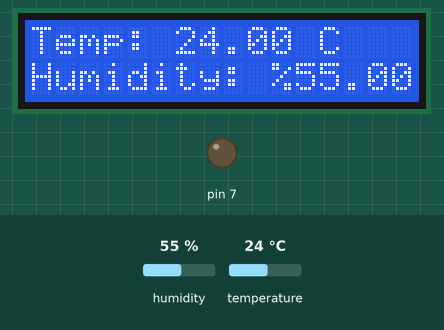
The sketch below on a simulated Arduino Uno, built with avr-gcc and run on an emulated ATmega328P. On the bench: 16×2 character LCD, output pins drawn as LEDs (lit = HIGH). The inputs (shaded band) are chosen by the test bench; at power-on: humidity 55 %, temperature 24 °C.

Above: at 2.2 s.
2.3 s: humidity set to 51 %
At 5.1 s:
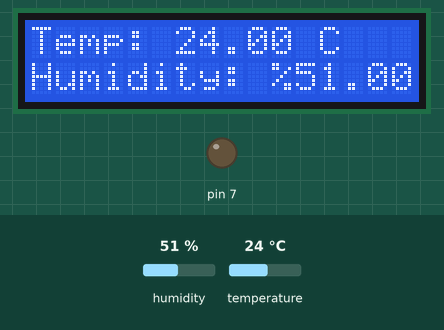
6.2 s: humidity set to 48 %
At 11.0 s:
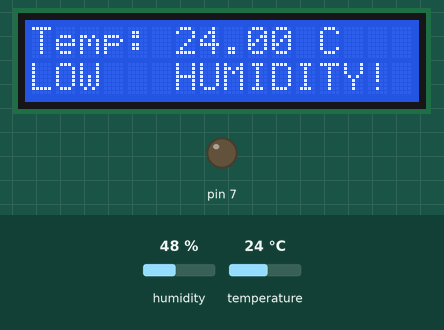
13.9 s: temperature set to 12 °C
At 20.1 s:
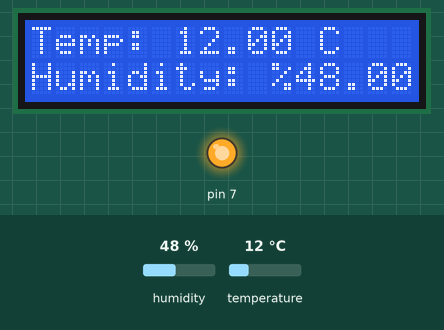
20.8 s: temperature set to 19 °C
At 28.8 s:
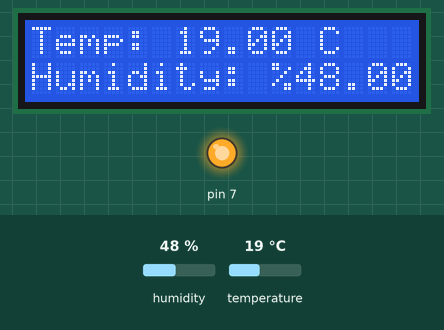
Timing chart, 0 to 29.5 s (numbered marks = the images above; inputs shaded):
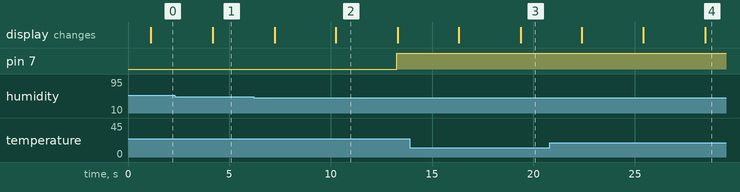

Measured:
- the behaviour switches between 50 and 49 % on humidity (found by bisection; images 1 and 2)
- after the input at 2.3 s, the display: changes after 1.9 s (image 1)
- after the input at 6.2 s, pin 7: LOW → HIGH after 7.1 s; the display: first changes after 1.0 s (image 2 shows a later state)
- after the input at 13.9 s, the display: first differs from a run without the input after 5.5 s (image 3)
- what the display in image 2 shows lasts 3.0 s, from 10.3 s to 13.3 s

The sketch:

ARDUINO_thermometer.ino
```cpp
/*
CODES OF PORTABLE TEMPERATURE AND HUMIDITY METER
KIVILCIM YILMAZ
*/
#include <FaBoLCD_PCF8574.h> //lcd çalışması için gerekli library
#include <Wire.h> /*Arduino'nun I2C özelliği kullanılıyor bu nedenle bu library gerekli*/

#include <DHT.h>
// toplamda 3 tane kütüphane kullanıldı
//kullanılacak sensör ve ekranın tanımlanması gerekiyor
#define DHTPIN 2 //sıcaklık sensörü 2 numaralı pine takıldı
#define DHTTYPE DHT11 //benim kullandığım DHT tipi 11 başka tipler de bulunduğundan bunu belirttim

DHT dht(DHTPIN, DHTTYPE); //DHT isminde belirtilen pin ve modele sahip bir obje oluşturdum

FaBoLCD_PCF8574 lcd; //lcd ekran tanımlandı


void setup() {
  pinMode(7,OUTPUT);

  lcd.begin(16,2); //lcd 16 satır 2 sütundan oluşuyor bu satırda lcd başlatıldı
  lcd.print("   THERMOMETER");
  delay(1000); /* 1000 milisaniye boyunca bu yazı ekranda okunacak*/
  dht.begin(); //dht sensörünün başlatıldı

}

void loop() {
//sensörden verilerin okunup yazdırılmasını buradaki kodlar sağlar
  float temp = dht.readTemperature(); //sıcaklık ölçülür ve temp isimli değişkene eşitlenir
  float hum = dht.readHumidity(); //nem değeri ölçülür hum değerine eşitlenir
//daha iyi bir ölçüm için bu iki değer float değeri olarak tanımlandı
  lcd.clear();

  lcd.setCursor(0,0); //lcd'de kareler 0,0 noktasından başlar ilk kareden yazılmaya başlanmasını istediğim için bu nokta belirtildi
  //ilk değer sütunu ikinci değer satırı belirtir
  lcd.print("Temp: ");
  lcd.print(temp);
  lcd.print(" C");
//ilk satıra sıcaklık değeri yazılması istendiğinden "sicaklik" ayrıca belirtildi
  lcd.setCursor(0,1);
  lcd.print("Humidity: %");
  lcd.print(hum);
//nemin ikinci satıra yazılması isteniyor ayrıca dht11 nemin % kaç olduğunu ölçer bu değerlerin karışmaması için "nem" ayrıca belirtildi
  delay(3000);
//değerlerin 3 saniyede bir güncellenmesi için 3000 gecikme 3000 mili saniye olarak belirlendi

if (temp>30){
  lcd.setCursor(0,0);
  lcd.print("HIGH   Temp! ");
  delay(3000);

  digitalWrite(7,HIGH);

}
if (temp<20){
  lcd.setCursor(0,0);
  lcd.print("LOW   Temp! ");
  delay(3000);

  digitalWrite(7,HIGH);

}
if (hum<50){
  lcd.setCursor(0,1);
  lcd.print("LOW   HUMIDITY! ");
  delay(3000);

  digitalWrite(7,HIGH);

}
if (hum>90){
  lcd.setCursor(0,1);
  lcd.print("   HIGH HUMIDITY! ");
  delay(3000);

  digitalWrite(7,HIGH);

}
else {
(7,LOW);


}
}
```
